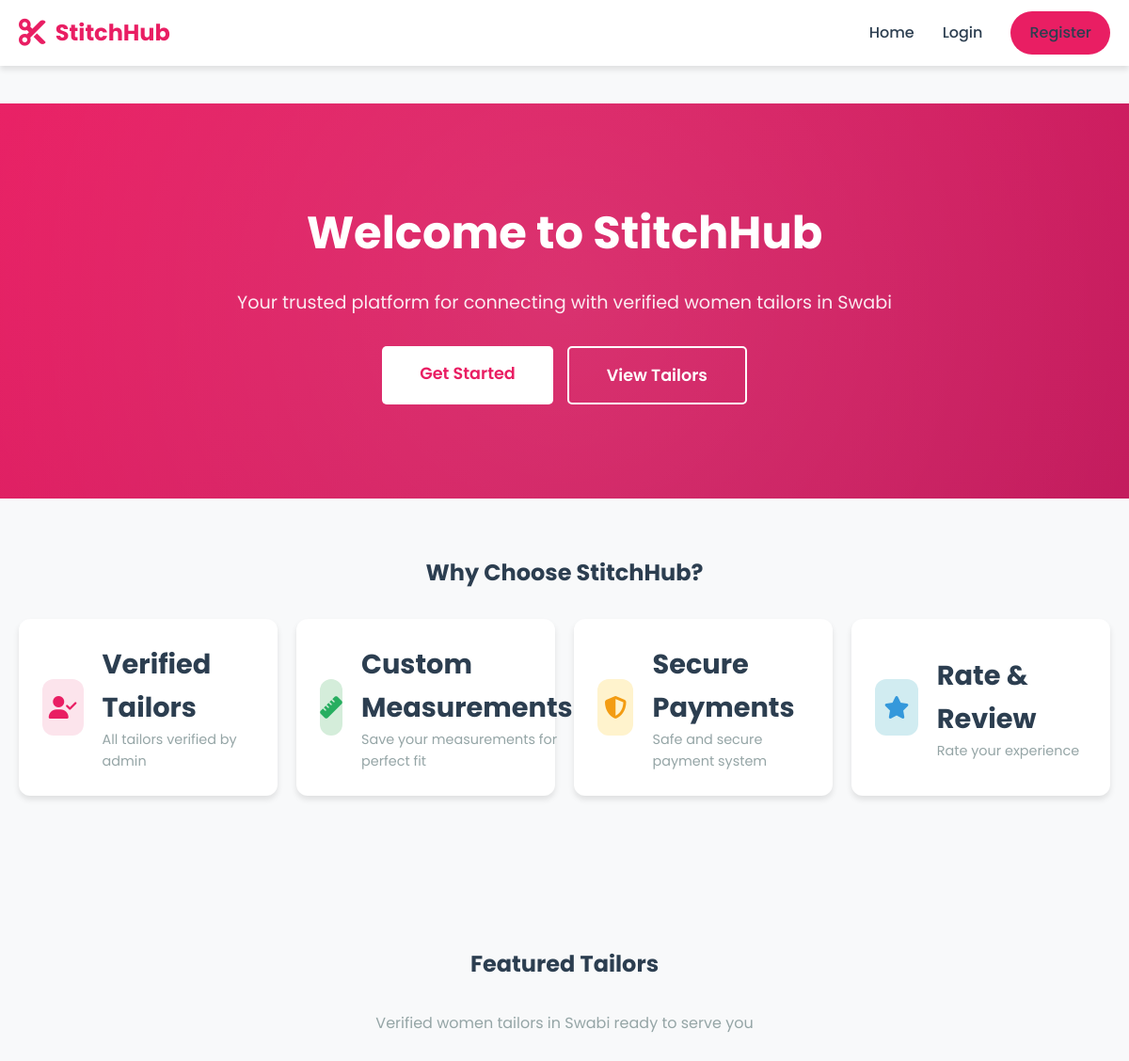
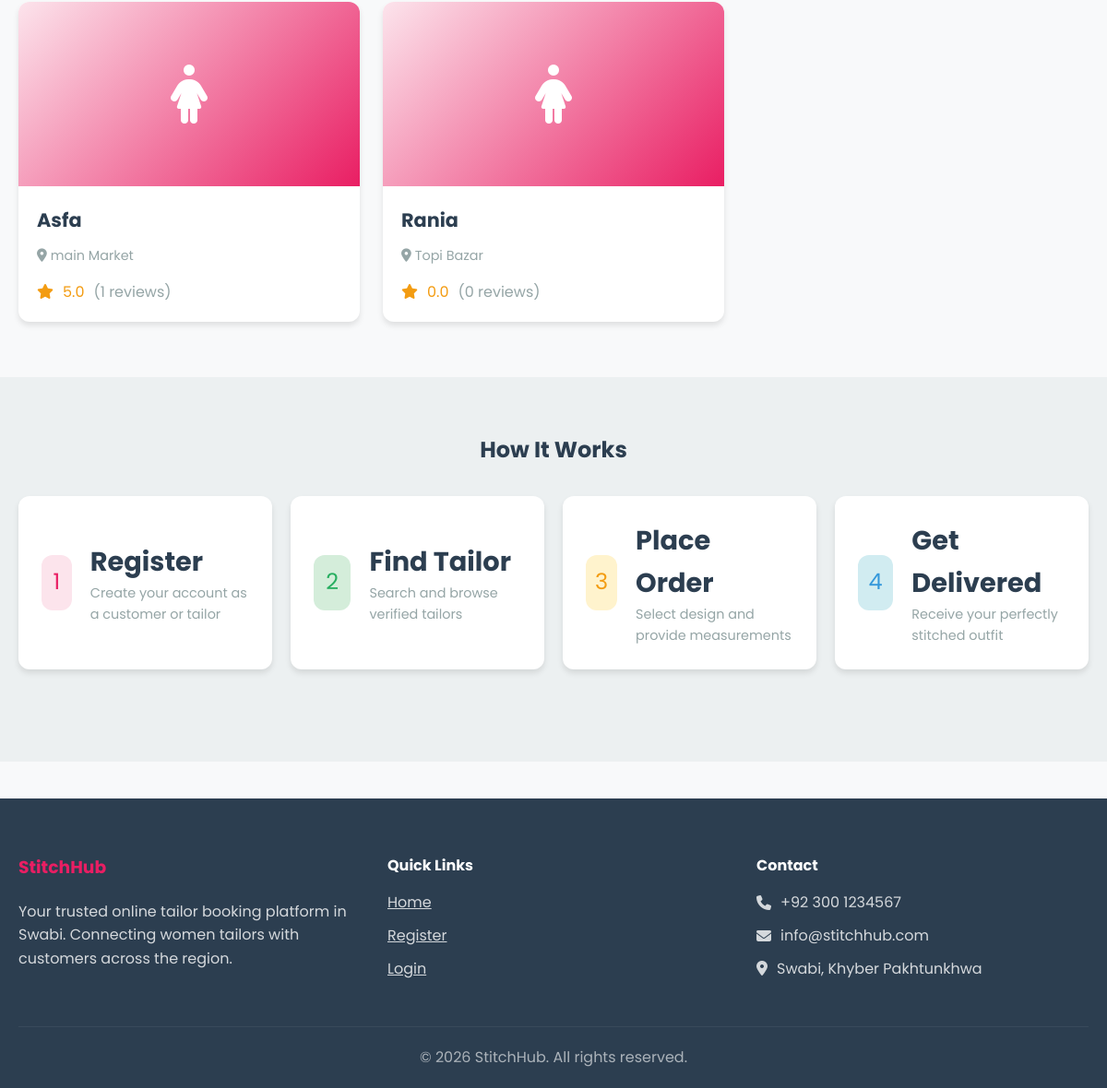
The page / on the database its author committed (2 pictures, top to bottom).
### models.py (models this page shows, shortened)
class User(db.Model, UserMixin):
    __tablename__ = 'users'
    id = db.Column(db.Integer, primary_key=True, autoincrement=True)
    name = db.Column(db.String(100), nullable=False)
    email = db.Column(db.String(100), nullable=False, unique=True)
    password = db.Column(db.String(255), nullable=False)
    role = db.Column(db.String(20), nullable=False, default='customer')
    phone = db.Column(db.String(20))
    phone_verified = db.Column(db.Boolean, default=False)
    is_verified = db.Column(db.Boolean, default=False)
    address = db.Column(db.Text)
    bio = db.Column(db.Text)
    profile_pic = db.Column(db.String(255), default='default.png')
    is_active = db.Column(db.Boolean, default=True)
    created_at = db.Column(db.DateTime, default=datetime.utcnow)
    updated_at = db.Column(db.DateTime, default=datetime.utcnow, onupdate=datetime.utcnow)
    orders_placed = db.relationship('Order', foreign_keys='Order.customer_id', lazy='dynamic')
    orders_received = db.relationship('Order', foreign_keys='Order.tailor_id', lazy='dynamic')
    measurements = db.relationship('Measurement', lazy='dynamic')
    tailor_profile = db.relationship('TailorProfile', backref='user', uselist=False)
    def get_rating(self):
        reviews = Review.query.filter_by(tailor_id=self.id).all()
        if not reviews:
            return 0
        return sum(r.rating for r in reviews) / len(reviews)

class TailorProfile(db.Model):
    __tablename__ = 'tailor_profiles'
    id = db.Column(db.Integer, primary_key=True, autoincrement=True)
    user_id = db.Column(db.Integer, db.ForeignKey('users.id', ondelete='CASCADE'), nullable=False, unique=True)
    cnic = db.Column(db.String(20))
    experience = db.Column(db.String(50))
    location = db.Column(db.String(100))
    gender = db.Column(db.String(20), default='female')
    bio = db.Column(db.Text)
    verification_status = db.Column(db.String(20), default='pending')
    cnic_image = db.Column(db.String(255))
    created_at = db.Column(db.DateTime, default=datetime.utcnow)
    updated_at = db.Column(db.DateTime, default=datetime.utcnow, onupdate=datetime.utcnow)

class Review(db.Model):
    __tablename__ = 'reviews'
    id = db.Column(db.Integer, primary_key=True, autoincrement=True)
    order_id = db.Column(db.Integer, db.ForeignKey('orders.id', ondelete='CASCADE'), nullable=False, unique=True)
    customer_id = db.Column(db.Integer, db.ForeignKey('users.id', ondelete='CASCADE'), nullable=False)
    tailor_id = db.Column(db.Integer, db.ForeignKey('users.id', ondelete='CASCADE'), nullable=False)
    rating = db.Column(db.Integer, nullable=False)
    comment = db.Column(db.Text)
    created_at = db.Column(db.DateTime, default=datetime.utcnow)

### app/__init__.py (the view)
    @app.route('/')
    def index():
        from models import User, TailorProfile, Review
        verified_tailors = User.query.join(TailorProfile).filter(
            User.role == 'tailor',
            TailorProfile.verification_status == 'verified'
        ).limit(6).all()
        for tailor in verified_tailors:
            tailor.rating = tailor.get_rating()
            tailor.review_count = Review.query.filter_by(tailor_id=tailor.id).count()
        return render_template('index.html', tailors=verified_tailors)

### templates/index.html (shortened to what this page needs)
{% extends "base.html" %}
{% block content %}
<section class="hero">
    <div class="container">
        <h1>Welcome to StitchHub</h1>
        <p>Your trusted platform for connecting with verified women tailors in Swabi</p>
        <div class="d-flex justify-center gap-2">
            <a href="{{ url_for('auth.register') }}" class="btn btn-white">Get Started</a>
            <a href="#tailors" class="btn btn-outline-white">View Tailors</a>
        </div>
    </div>
</section>
<section id="features" class="py-5">
    <div class="container">
        <h2 class="text-center mb-3">Why Choose StitchHub?</h2>
        <div class="stats-grid">
            <div class="stat-card">
                <div class="stat-icon primary">
                    <i class="fas fa-user-check"></i>
                </div>
                <div class="stat-content">
                    <h3>Verified Tailors</h3>
                    <p>All tailors verified by admin</p>
                </div>
            </div>
            <div class="stat-card">
                <div class="stat-icon success">
                    <i class="fas fa-ruler"></i>
                </div>
                <div class="stat-content">
                    <h3>Custom Measurements</h3>
                    <p>Save your measurements for perfect fit</p>
                </div>
            </div>
            <div class="stat-card">
                <div class="stat-icon warning">
                    <i class="fas fa-shield-alt"></i>
                </div>
                <div class="stat-content">
                    <h3>Secure Payments</h3>
                    <p>Safe and secure payment system</p>
                </div>
            </div>
            <div class="stat-card">
                <div class="stat-icon info">
                    <i class="fas fa-star"></i>
                </div>
                <div class="stat-content">
                    <h3>Rate & Review</h3>
                    <p>Rate your experience</p>
                </div>
            </div>
        </div>
    </div>
</section>
<section id="tailors" class="py-5">
    <div class="container">
        <h2 class="text-center mb-3">Featured Tailors</h2>
        <p class="text-center text-muted mb-3">Verified women tailors in Swabi ready to serve you</p>
        {% if tailors %}
        <div class="tailor-grid">
            {% for tailor in tailors %}
            <div class="tailor-card">
                <div class="tailor-image">
                    <i class="fas fa-female"></i>
                </div>
                <div class="tailor-info">
                    <h3 class="tailor-name">{{ tailor.name }}</h3>
                    <p class="tailor-location">
                        <i class="fas fa-map-marker-alt"></i>
                        {% if tailor.tailor_profile %}{{ tailor.tailor_profile.location }}{% endif %}
                    </p>
                    <div class="tailor-rating">
                        <i class="fas fa-star"></i>
                        <span>{{ "%.1f"|format(tailor.get_rating()) }}</span>
                        <span class="text-muted">({{ tailor.review_count }} reviews)</span>
                    </div>
                </div>
            </div>
            {% endfor %}
        </div>
        {% else %}
        <div class="empty-state">
            <i class="fas fa-user-tailor"></i>
            <p>No verified tailors yet. Register as a tailor to get started!</p>
        </div>
        {% endif %}
    </div>
</section>
<section class="py-5" style="background: var(--light-color);">
    <div class="container">
        <h2 class="text-center mb-3">How It Works</h2>
        <div class="stats-grid">
            <div class="stat-card">
                <div class="stat-icon primary">1</div>
                <div class="stat-content">
                    <h3>Register</h3>
                    <p>Create your account as a customer or tailor</p>
                </div>
            </div>
            <div class="stat-card">
                <div class="stat-icon success">2</div>
                <div class="stat-content">
                    <h3>Find Tailor</h3>
                    <p>Search and browse verified tailors</p>
                </div>
            </div>
            <div class="stat-card">
                <div class="stat-icon warning">3</div>
                <div class="stat-content">
                    <h3>Place Order</h3>
                    <p>Select design and provide measurements</p>
                </div>
            </div>
            <div class="stat-card">
                <div class="stat-icon info">4</div>
                <div class="stat-content">
                    <h3>Get Delivered</h3>
                    <p>Receive your perfectly stitched outfit</p>
                </div>
            </div>
        </div>
    </div>
</section>
{% endblock %}

### static/css/style.css (style rules this page uses)
:root { --primary-color: #e91e63; --primary-dark: #c2185b; --primary-light: #fce4ec; --secondary-color: #2c3e50; --accent-color: #ff6b6b; --success-color: #27ae60; --warning-color: #f39c12; --danger-color: #e74c3c; --info-color: #3498db; --light-color: #ecf0f1; --dark-color: #2c3e50; --gray-color: #95a5a6; --white: #ffffff; --shadow: 0 4px 6px rgba(0, 0, 0, 0.1); --shadow-lg: 0 10px 25px rgba(0, 0, 0, 0.15); --transition: all 0.3s ease; }
* { margin: 0; padding: 0; box-sizing: border-box; }
body { font-family: 'Poppins', sans-serif; background-color: #f8f9fa; color: var(--secondary-color); line-height: 1.6; min-height: 100vh; display: flex; flex-direction: column; }
.container { max-width: 1200px; margin: 0 auto; padding: 0 20px; }
.btn { padding: 12px 25px; border: none; border-radius: 5px; cursor: pointer; font-weight: 600; text-decoration: none; display: inline-block; transition: var(--transition); }
.hero { background: linear-gradient(135deg, var(--primary-color), var(--primary-dark)); color: var(--white); padding: 100px 0; text-align: center; position: relative; overflow: hidden; }
.hero::before { content: ''; position: absolute; top: -50%; left: -50%; width: 200%; height: 200%; background: radial-gradient(circle, rgba(255,255,255,0.1) 0%, transparent 60%); animation: pulse 15s infinite; }
.hero h1 { font-size: 3rem; margin-bottom: 20px; position: relative; }
.hero p { font-size: 1.2rem; margin-bottom: 30px; opacity: 0.9; position: relative; }
.hero .btn { padding: 15px 40px; font-size: 1.1rem; position: relative; }
.stats-grid { display: grid; grid-template-columns: repeat(auto-fit, minmax(250px, 1fr)); gap: 20px; margin-bottom: 40px; }
.stat-card { background: var(--white); border-radius: 12px; padding: 25px; box-shadow: var(--shadow); display: flex; align-items: center; gap: 20px; }
.stat-icon { width: 60px; height: 60px; border-radius: 12px; display: flex; align-items: center; justify-content: center; font-size: 1.5rem; }
.stat-icon.primary { background: var(--primary-light); color: var(--primary-color); }
.stat-icon.success { background: #d4edda; color: var(--success-color); }
.stat-icon.warning { background: #fff3cd; color: var(--warning-color); }
.stat-icon.info { background: #d1ecf1; color: var(--info-color); }
.stat-content h3 { font-size: 1.8rem; color: var(--secondary-color); }
.stat-content p { color: var(--gray-color); font-size: 0.9rem; }
.tailor-grid { display: grid; grid-template-columns: repeat(auto-fill, minmax(300px, 1fr)); gap: 25px; }
.tailor-card { background: var(--white); border-radius: 12px; box-shadow: var(--shadow); overflow: hidden; transition: var(--transition); }
.tailor-image { height: 200px; background: linear-gradient(135deg, var(--primary-light), var(--primary-color)); display: flex; align-items: center; justify-content: center; font-size: 4rem; color: var(--white); }
.tailor-info { padding: 20px; }
.tailor-name { font-size: 1.3rem; color: var(--secondary-color); margin-bottom: 10px; }
.tailor-location { color: var(--gray-color); font-size: 0.9rem; margin-bottom: 15px; }
.tailor-rating { display: flex; align-items: center; gap: 10px; color: var(--warning-color); }
.text-center { text-align: center; }
.text-muted { color: var(--gray-color); }
.mb-3 { margin-bottom: 30px; }
.d-flex { display: flex; }
.gap-2 { gap: 15px; }

### templates/index.html (style rules this page uses)
.btn-white { background: var(--white); color: var(--primary-color); }
.btn-outline-white { border: 2px solid var(--white); color: var(--white); background: transparent; }
.justify-center { justify-content: center; }
.py-5 { padding: 60px 0; }

### rows shown on the page
User: name "Asfa", tailor_profile.location "main Market", review_count "1"
Review: get_rating "5.0"
User: name "Rania", tailor_profile.location "Topi Bazar", get_rating "0.0", review_count "0"
